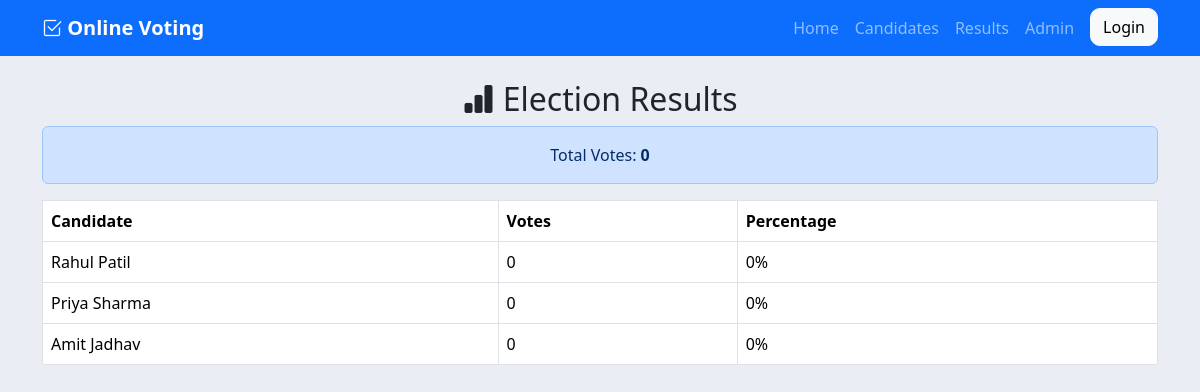
The app's page /results, older data.
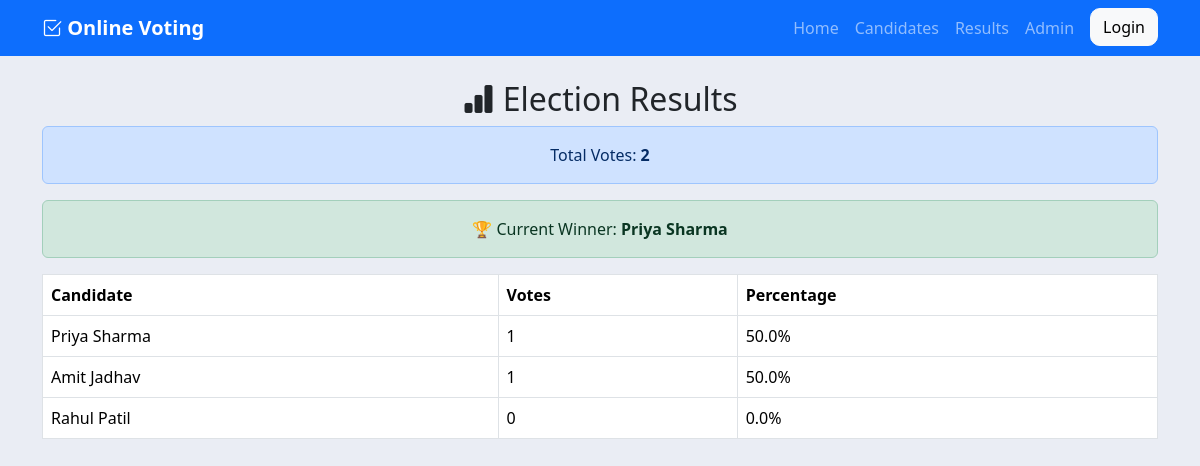
The same page, newer data.
### tables this page shows
CREATE TABLE candidates(
            id INTEGER PRIMARY KEY AUTOINCREMENT,
            name TEXT NOT NULL,
            party TEXT NOT NULL,
            symbol TEXT,
            votes INTEGER DEFAULT 0
        );

### app.py (the view)
@app.route("/results")
def results():
    connection = get_db()
    candidates = connection.execute("""
        SELECT * FROM candidates
        ORDER BY votes DESC
    """).fetchall()
    connection.close()
    total_votes = sum(
        candidate["votes"]
        for candidate in candidates
    )
    result_data = {}
    for candidate in candidates:
        if total_votes > 0:
            percentage = (
                candidate["votes"]
                / total_votes
            ) * 100
        else:
            percentage = 0
        result_data[candidate["name"]] = {
            "votes": candidate["votes"],
            "percentage": round(
                percentage,
                2
            )
        }
    winner = None
    if candidates and total_votes > 0:
        winner = candidates[0]["name"]
    return render_template(
        "results.html",
        candidates=candidates,
        total_votes=total_votes,
        result_data=result_data,
        winner=winner
    )

### app.py (called while the page is built)
def get_db():
    connection = sqlite3.connect(DATABASE)
    connection.row_factory = sqlite3.Row
    return connection

### templates/results.html
{% extends "base.html" %}
{% block content %}
<h2 class="text-center">
<i class="bi bi-bar-chart-fill"></i>
Election Results
</h2>
<div class="alert alert-primary text-center">
Total Votes:
<b>
{{ total_votes }}
</b>
</div>
{% if winner %}
<div class="alert alert-success text-center">
🏆 Current Winner:
<b>
{{ winner }}
</b>
</div>
{% endif %}
<table class="table table-bordered">
<thead>
<tr>
<th>Candidate</th>
<th>Votes</th>
<th>Percentage</th>
</tr>
</thead>
<tbody>
{% for candidate in candidates %}
<tr>
<td>
{{ candidate.name }}
</td>
<td>
{{ candidate.votes }}
</td>
<td>
{{ result_data[
candidate.name
].percentage }}%
</td>
</tr>
{% endfor %}
</tbody>
</table>
{% endblock %}

### templates/base.html (shortened to what this page needs)
<!DOCTYPE html>
<html lang="en">
<head>
    <link
        href="https://cdn.jsdelivr.net/npm/bootstrap@5.3.3/dist/css/bootstrap.min.css"
        rel="stylesheet"
    >
    <link
        href="https://cdn.jsdelivr.net/npm/bootstrap-icons@1.11.3/font/bootstrap-icons.min.css"
        rel="stylesheet"
    >
    <link
        href="{{ url_for('static', filename='style.css') }}"
        rel="stylesheet"
    >
</head>
<body>
<nav class="navbar navbar-expand-lg navbar-dark bg-primary">
    <div class="container">
        <a
            class="navbar-brand fw-bold"
            href="{{ url_for('home') }}"
        >
            <i class="bi bi-check2-square"></i>
            Online Voting
        </a>
        <div
            class="collapse navbar-collapse"
            id="menu"
        >
            <ul class="navbar-nav ms-auto">
                <li class="nav-item">
                    <a
                        class="nav-link"
                        href="{{ url_for('home') }}"
                    >
                        Home
                    </a>
                </li>
                <li class="nav-item">
                    <a
                        class="nav-link"
                        href="{{ url_for('candidates') }}"
                    >
                        Candidates
                    </a>
                </li>
                <li class="nav-item">
                    <a
                        class="nav-link"
                        href="{{ url_for('results') }}"
                    >
                        Results
                    </a>
                </li>
                <li class="nav-item">
                    <a
                        class="nav-link"
                        href="{{ url_for('admin') }}"
                    >
                        Admin
                    </a>
                </li>
                {% if session.get("user_id") %}
                <li class="nav-item">
                    <a
                        class="btn btn-warning ms-2"
                        href="{{ url_for('logout') }}"
                    >
                        Logout
                    </a>
                </li>
                {% else %}
                <li class="nav-item">
                    <a
                        class="btn btn-light ms-2"
                        href="{{ url_for('login') }}"
                    >
                        Login
                    </a>
                </li>
                {% endif %}
            </ul>
        </div>
    </div>
</nav>
<div class="container mt-4">
{% block content %}
{% endblock %}
</div>
</body>
</html>

### Static/style.css (style rules this page uses)
body { background: #eaedf4; }
.btn { border-radius: 10px; }

Row changes from the older to the newer data that the page shows:
changed candidates "Priya Sharma": name (not shown) → "Priya Sharma"; votes "0" → "1"; name "0" → "50.0"
changed candidates "Amit Jadhav": votes "0" → "1"; name "0" → "50.0"
shown differently, row unchanged: candidates "Rahul Patil": name "0" → "0.0"; moves down the list
Text that changed along with them:
{{ total_votes }}: "0" → "2"
text now shown: "🏆 Current Winner:"
